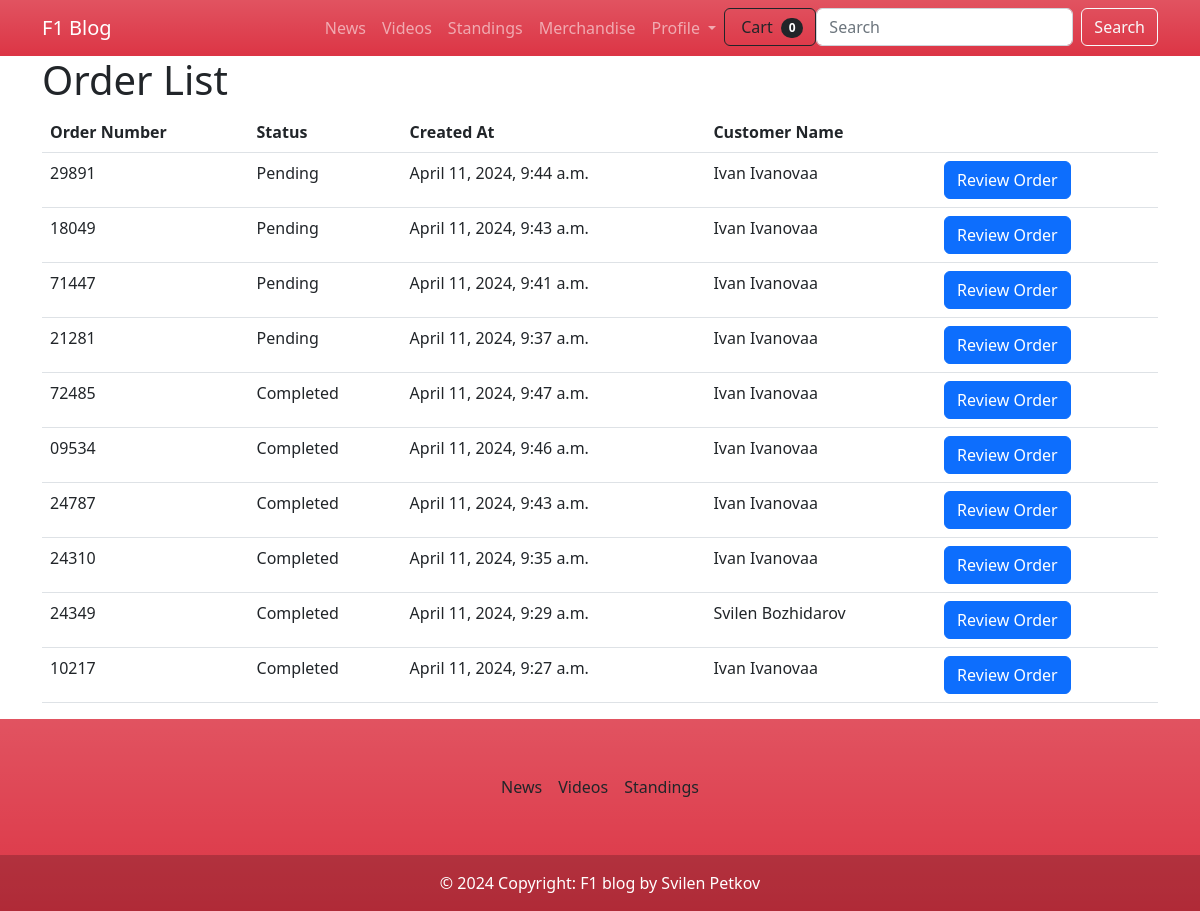
The page /orders/order-lsit/ (signed in) on the database as committed earlier.
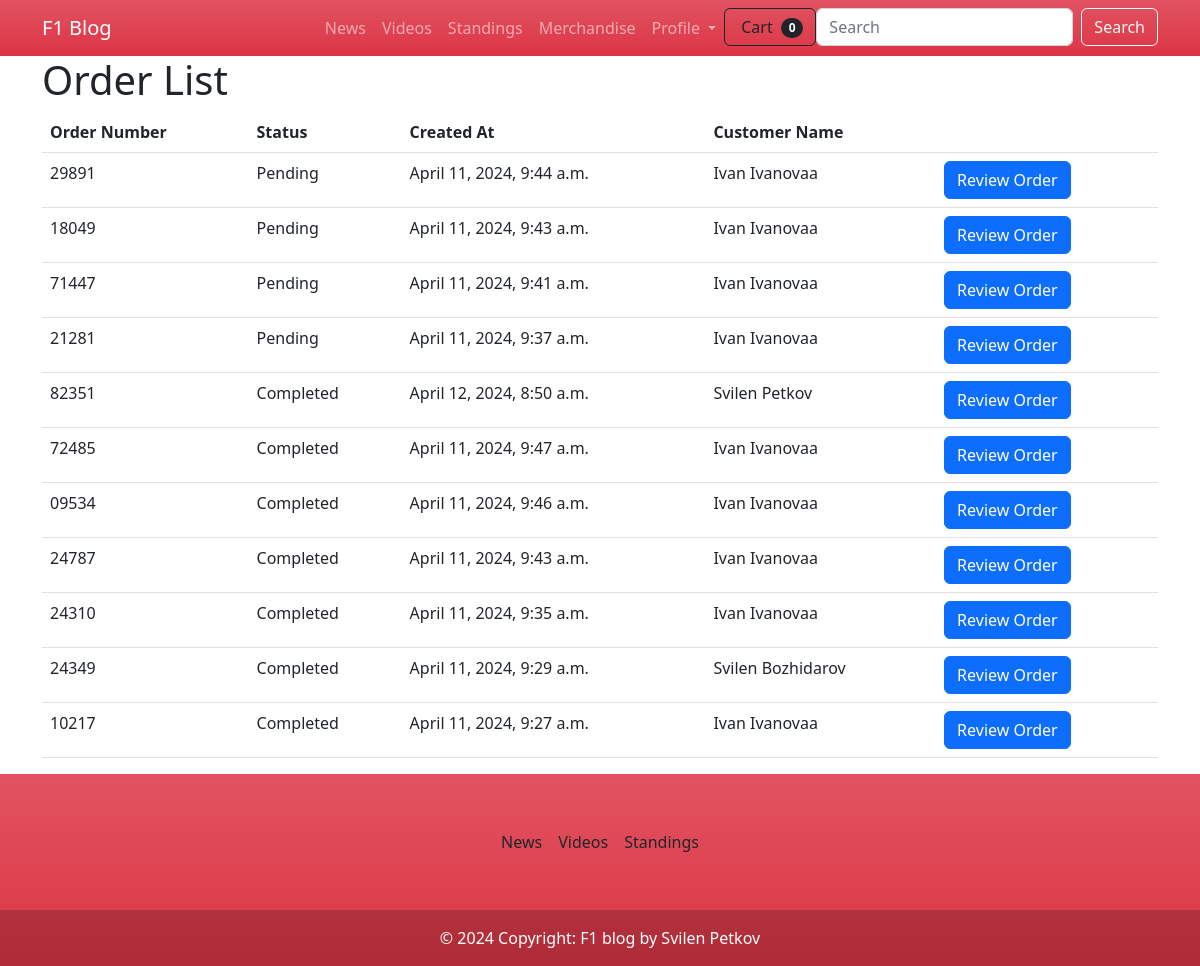
The same page on the database as committed later.
### f1_blog/orders/models.py (models this page shows, shortened)
class Order(models.Model):
    PENDING = 'Pending'
    COMPLETED = 'Completed'
    CANCELLED = 'Cancelled'
    STATUS_CHOICES = [
        (PENDING, 'Pending'),
        (COMPLETED, 'Completed'),
        (CANCELLED, 'Cancelled'),
    ]
    order_number = models.CharField(max_length=5, unique=True)
    full_name = models.CharField(max_length=100)
    email = models.EmailField()
    phone_number = models.CharField(max_length=15)
    address = models.TextField()
    status = models.CharField(max_length=20, choices=STATUS_CHOICES, default=PENDING)
    created_at = models.DateTimeField(auto_now_add=True)
    updated_at = models.DateTimeField(auto_now=True)

### f1_blog/orders/views.py (the view)
# urls.py: path('order-lsit/', OrderListView.as_view(), name='order-list'),
class OrderListView(LoginRequiredMixin, PermissionRequiredMixin, ListView):
    model = Order
    template_name = 'orders/order_list.html'
    context_object_name = 'orders'
    permission_required = 'orders.view_order_list'
    login_url = '/accounts/login/'
    def get_queryset(self):
        return Order.objects.order_by('-status', '-created_at')

### f1_blog/news/templatetags/moderator_filter.py (called while the page is built)
@register.filter
def is_moderator_or_admin(user):
    return user.groups.filter(name='moderator').exists() or user.is_staff

### templates/orders/order_list.html
{% extends 'base.html' %}
{% block content %}
<div class="container">
    <h1>Order List</h1>
    <table class="table">
        <thead>
            <tr>
                <th>Order Number</th>
                <th>Status</th>
                <th>Created At</th>
                <th>Customer Name</th>
                <th></th>
            </tr>
        </thead>
        <tbody>
            {% for order in orders %}
            <tr>
                <td>{{ order.order_number }}</td>
                <td>{{ order.status }}</td>
                <td>{{ order.created_at }}</td>
                <td>{{ order.full_name }}</td>
                <td>
                    <a href="{% url 'review_order' order.id %}" class="btn btn-primary">Review Order</a>
                </td>
            </tr>
            {% endfor %}
        </tbody>
    </table>
</div>
{% endblock %}

Rows that differ between the two databases and show on the page:
added Order: order_number "82351", status "Completed", created_at "April 12, 2024, 8:50 a.m.", full_name "Svilen Petkov"
